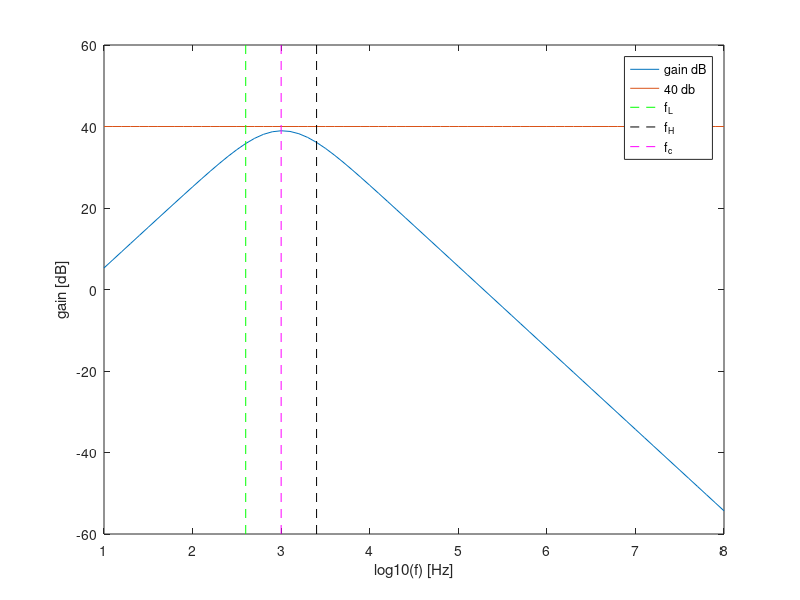
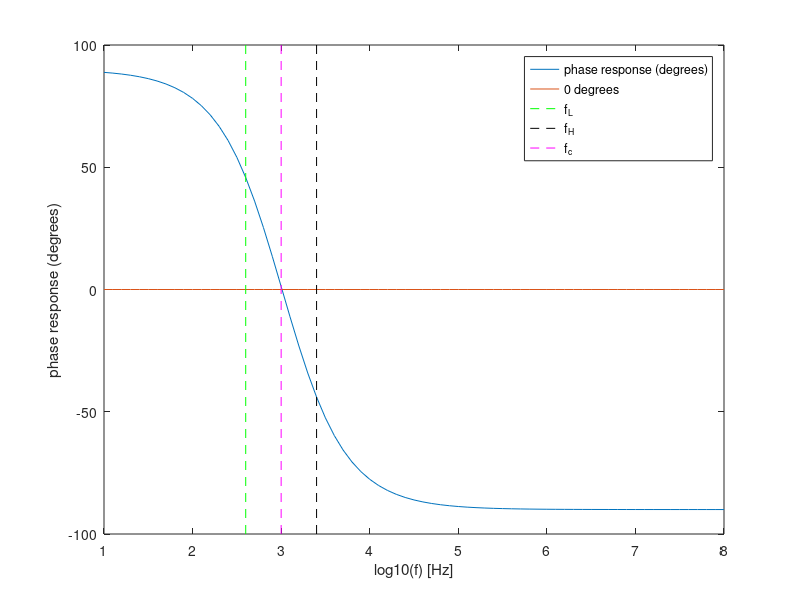

Source code (MATLAB) for these figures, in order:
%chosen components
R1=1*10^3
R2=1*10^3
R3= 120*10^3 %+ (200*10^3*10*10^3)/(210*10^3)
R4=(1*10^3*10*10^3)/(11*10^3)

C1=220*10^(-9)
C2=220*10^(-9)/2

%computing COST
costR=1*3+100+10*3
costC=220*3*10^3

%costR741=(1e3+50e3+1e3+5e3+50e3+50+50+25+7.5e3+4.5e5+39e3)/1000
%costC741=(30*10^(-12))*10^(6)
%cost741=costR741+costC741+22*0.1+1*0.1

COST=costR+ 1e-3*( 100 + 530500 + 183600 + 13190000 + 150) + costC+ 38.66e-18 + 0.1*2



%computing capacitor's impedances
f=1:0.1:8;;
w=2*pi*power(10,f);
%s=j*w;

ZC1=1./(j*w*C1);
ZC2=1./(j*w*C2);


%computing transfer function
fator1=R1./(R1+ZC1);
fator12=(1+R3/R4).*fator1;
T=abs(ZC2./(ZC2+R2).*fator12);
Tphase=arg(ZC2./(ZC2+R2).*fator12);
%converting gain (directly from transfer function to dB)
TdB=20*log10(T);




%computing maximum gain
max=max(TdB)

%computing cut off frequencies (finding out the frequency 3dB bellow the max gain)
flag1=0; 
flag2=0;
for i=1:length(f)
  if(flag1==0 && TdB(i)>=(max-3))
  lowf=f(i-1)
  lowF=power(10,lowf)
  wL=2*pi*power(10,lowf)
  flag1=1;
endif
  if((flag1==1) && (flag2==0) && (TdB(i)<(max-3)))
   highf=f(i-1)
   highF=power(10,highf)
   wH=2*pi*power(10,highf)
   flag2=1;
 endif 
endfor

%central frequency + deviation
fc=sqrt(lowF*highF)
wc=sqrt(wL*wH)
fdev=abs(1000-fc)

%gain + deviation
%40dB <=> 100 amplification
a=log10(fc)
b=int32(10*log10(fc)-10) %finding out iteration corresponding to the central frequency
gain = T(b)
gaindB=TdB(b)%so para ver
gaindev=abs(100-gain)

MERIT=1/(COST*(gaindev+fdev+10^(-6)))

figure;
plot(f,TdB);
hold on;
plot(f,40.+0*f);
hold on;
line ([lowf lowf], [-60 60], "linestyle", "--", "color", "g");
hold on;
line ([highf highf], [-60 60], "linestyle", "--", "color", "k");
hold on;
line ([log10(fc) log10(fc)], [-60 60], "linestyle", "--", "color", "m");
legend("gain dB","40 db","f_L","f_H","f_c");
xlabel ("log10(f) [Hz]");
ylabel ("gain [dB]");
print ("T.eps", "-depsc");

figure;
plot(f,Tphase*180/pi);
hold on;
plot(f,0*f);
hold on;
line ([lowf lowf], [-100 100], "linestyle", "--", "color", "g");
hold on;
line ([highf highf], [-100 100], "linestyle", "--", "color", "k");
hold on;
line ([log10(fc) log10(fc)], [-100 100], "linestyle", "--", "color", "m");
legend("phase response (degrees)","0 degrees","f_L","f_H","f_c");
xlabel("log10(f) [Hz]");
ylabel("phase response (degrees)");
print ("Tphase.eps", "-depsc");



tab=fopen("final.tex", "w");
fprintf(tab, "Gain DB & %f dB \\\\ \\hline \n", gaindB);
fprintf(tab, "Gain & %f \\\\ \\hline \n", gain);
fprintf(tab, "Bandwidth & %f Hz \\\\ \\hline \n", highF-lowF);
fprintf(tab, "Central Frequency & %f Hz \\\\ \\hline \n", fc);
fprintf(tab, "Frequency Deviation & %f Hz \\\\ \\hline \n", fdev);
fprintf(tab, "Gain Deviation & %f Hz\\\\ \\hline \n", gaindev);
fprintf(tab, "Cost & %f MU\\\\ \\hline \n", COST);
fprintf(tab, "Merit & %f\\\\ \\hline \n", MERIT);
fclose(tab);

%computing input and output impedances
f=fc
w=2*pi*f
ZC1=1./(j*w*C1);
ZC2=1./(j*w*C2);
Zin=ZC1+R1
Zout=1/(1/R2+1/ZC2)

tab=fopen("impedances.tex", "w");
fprintf(tab, "Input Impedance & %f Ohm \\\\ \\hline \n", Zin);
fprintf(tab, "Output Impedance & %f Ohm \\\\ \\hline \n", Zout);
fclose(tab);
